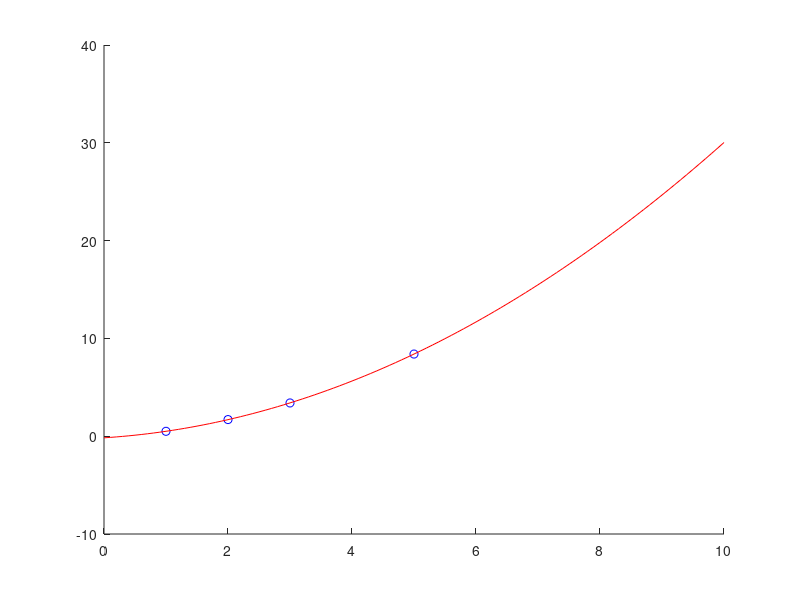

The MATLAB source for this figure:
%% Linea Recta
% clc;
% clear;
% close all;
% x = [1 2 3 5];
% y = [0.5 1.7 3.4 8.4];
%sum(x.*y)
% b=[sum(y); sum(x.*y)];
% A = [4 sum(x); sum(x) sum(x.*x)];
% a = A\b;
% hold all 
% plot(x,y, 'ob');
% xo=0:0.1:10;
% yo=(a(1)+a(2).*xo);
% plot(xo,yo, 'r');

%% Polinomio de 3er grado
% no terminado
clc;
clear;
close all;
x = [1 2 3 5];
y = [0.5 1.7 3.4 8.4];
%sum(x.*y)
b=[sum(y); sum(x.*y); sum((x.^2).*y)];
A = [4 sum(x) sum(x.^2); 
    sum(x) sum(x.^2) sum(x.^3);
    sum(x.^2) sum(x.^3) sum(x.^4)];
a = A\b;
hold all 
plot(x,y, 'ob');
xo=0:0.1:10;
yo=(a(1)+ a(2).*xo + a(3).*xo.^2);
plot(xo,yo, 'r');